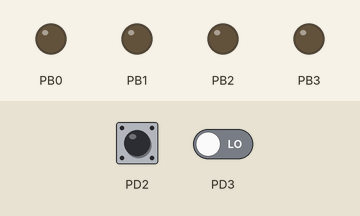
Recording of a program running on a simulated ATmega328P, built with avr-gcc and emulated at 16 MHz. On the bench: output pins drawn as LEDs (lit = HIGH). Inputs (shaded band) come from the test bench; at power-on: PD2 LOW, PD3 LOW.

Above: at 1.2 s.
1.3 s: PD2 pulsed HIGH 2 times (0.12 s each, 0.3 s apart)
At 2.6 s:
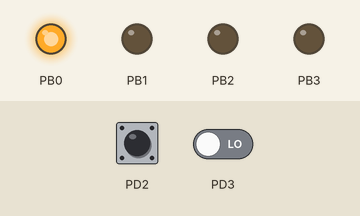
Timing chart, 0 to 4.3 s (numbered marks = the images above; inputs shaded):
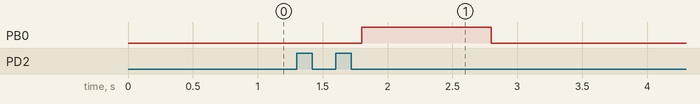

The program:

station3.c
```c
/*
 * station3.c
 *
 * Created: 11/22/2016 1:10:48 PM
 *  Author: MAE_Labs
 */


#define F_CPU 16000000UL

#include <avr/io.h>
#include <avr/interrupt.h>
#include "serial.h"
#include <util/delay.h>
#include "wheelie2.h"
//#include "QTI1.h"


ISR(PCINT2_vect){
	//Interrupt for QTI's
	//FIX ME: does it sense the other robot when front 1 QTI's go off???
	if ((~PIND & (1<<PD2)) && (~PIND & 1<<PD3)) { //both pin PD1 and PD0
		PORTB &= 0b11110000; //stops
		PORTB |=  (1<<PB0) | (1<<PB2); //backwards
		_delay_ms(1000);
		PORTB &= 0b11110000; //stops
		_delay_ms(1000);
		PORTB|= (1<<PB1) | (1<<PB2) ; //right
		_delay_ms(2500); //delay

		OCR1A |= 0xb000; //Duty cycle 50%
		OCR2A |= 0xb000;

	} else if (~PIND & 1<<PD2){ // turn left
		PORTB &= 0b11110000; //stops
		PORTB |= (1<<PB3); //turn left
		_delay_ms(500); //delay half sec

	} else if (~PIND & 1<<PD3){ // turn right
		PORTB &= 0b11110000; //stops
		PORTB |= (1<<PB1); //turn right
		_delay_ms(500); //delay half sec

	} else { //no white under any sensors
		//drive
		PORTB &= 0b11111010;
		PORTB |= (1<<PB3) | (1<<PB1);
	}
}


int main(void){

	init_uart();
	sei();
	//startSonar();

	//set up pins
	PCMSK2 |= (1<<PD2) | (1<<PD3);
	PCICR |= (1 << PCIE2);

	//wheel setup
	DDRB |= (1<<PB0) | (1<<PB1)| (1<<PB2) | (1<<PB3); //make wheel outputs

	//PWM
	wheelSetup();

	while(1){
		//drive
		PORTB &= 0b11111010;
		PORTB |= (1<<PB3) | (1<<PB1); //drive(0,0)
	}
}
```

serial.h
```c
#ifndef SERIAL_H							// This is to prevent this file from being included more than once in the project
#define SERIAL_H

#include <stdio.h>

static int put_char(char c, FILE *stream);
static FILE uart_str = FDEV_SETUP_STREAM(put_char, NULL, _FDEV_SETUP_WRITE);

// Transmit one character
static int put_char(char c, FILE *stream) {
	loop_until_bit_is_set(UCSR0A, UDRE0);	// wait for data register (UDR0) to clear
	UDR0 = c;								//send the character
	return 0;
}

// Initialization of the UART. See data sheet to understand these settings.
void init_uart(void) { 						// 8 bit, 1 stop bit, no parity
	UCSR0B=_BV(TXEN0);						// Enable transmit
	UBRR0L = 51;							// scale from 16 MHz main clock to 19200 baud rate.
	UBRR0H = 0;
	stdout = &uart_str; 					//set the output stream
}

#endif // SERIAL_H
```

wheelie2.h
```c
/*
 * wheelie2.h
 *
 * Created: 11/21/2016 8:59:34 PM
 *  Author: MAE_Labs Lindsay Hale
 */

#ifndef WHEELIE2_H							// This is to prevent this file from being included more than once in the project
#define WHEELIE2_H

void wheelSetup(){ //PWM

	//set timers:
	TCCR1A |= (1<<WGM10) | (1<< COM1A1) | (1<< COM1A0)| (1<< COM1B1)| (1<< COM1B0);
	TCCR2A |= (1<<WGM20) | (1<<COM2A1) | (1<< COM2A0);

	OCR1A |= 0x0000; //Duty cycle 100%
	OCR2A |= 0x0000;

}

#endif /* wheelie2_H_ */
```

Measured:
- after the input at 1.3 s, PB0: LOW → HIGH after 0.50 s, → LOW 1.0 s later
